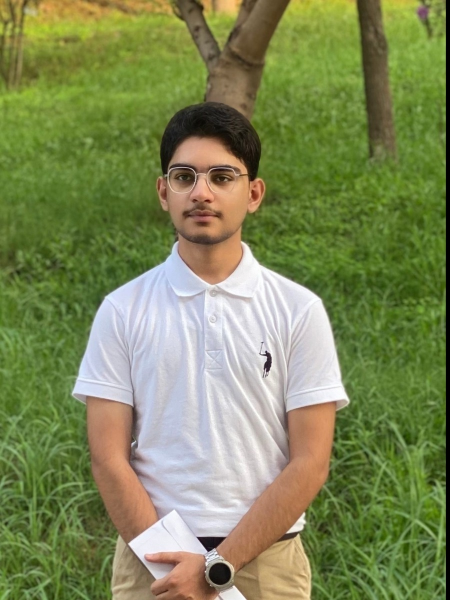
#> input picture assets/portrait.jpg, 900 x 1200 px (shown at 1/2 size); its folder holds only this picture in this run
$ python generate_identity_particle.py
#> lines starting #> are read from the running program, lines starting #| are printed output that depends on the picture
#!/usr/bin/env python3
"""
Generate assets/identity-particle.gif

Kali dragon (particles) -> dissolve -> particle portrait -> hold -> dissolve -> Kali dragon.

One fixed population of particles is used for the whole loop. Each particle owns a
position on the logo, a position in the portrait and a position in a cloud, so the
motion you see is real particle movement, not a cross-fade.

Dependencies: Pillow, NumPy only.

Inputs (defaults, relative to the repository root):
    assets/kali-logo.png    Kali dragon logo as PNG (transparent background preferred)
    assets/portrait.jpg     your portrait (.jpg/.jpeg/.png), the higher resolution the better

Usage:
    python scripts/generate_identity_particle.py
    python scripts/generate_identity_particle.py --portrait-crop 120,40,800,800
    python scripts/generate_identity_particle.py --check-only      # portrait quality report only
"""
from __future__ import annotations

import argparse
import sys
import urllib.request
from pathlib import Path

import numpy as np
from PIL import Image, ImageFilter, ImageOps, UnidentifiedImageError, ImageEnhance

ROOT = Path(__file__).resolve().parent.parent

# Face region coordinates are normalized within the square source crop.
FACE_CENTER_X = 0.50
FACE_CENTER_Y = 0.40
FACE_REGION_WIDTH = 0.46
FACE_REGION_HEIGHT = 0.57
FACE_IMPORTANCE = 2.6
PORTRAIT_PHOTO_OPACITY = 1.00
FACIAL_DETAIL_STRENGTH = 1.40
PARTICLE_OVERLAY_OPACITY = 0.10

def validate_tuning():
    vals = (FACE_CENTER_X, FACE_CENTER_Y, FACE_REGION_WIDTH, FACE_REGION_HEIGHT, FACE_IMPORTANCE, PORTRAIT_PHOTO_OPACITY, FACIAL_DETAIL_STRENGTH, PARTICLE_OVERLAY_OPACITY)
    if not all(np.isfinite(v) for v in vals):
        raise ValueError("face tuning parameters must be finite")
    if not (0 <= FACE_CENTER_X <= 1 and 0 <= FACE_CENTER_Y <= 1 and 0 < FACE_REGION_WIDTH <= 1 and 0 < FACE_REGION_HEIGHT <= 1 and 0 <= FACE_IMPORTANCE <= 10 and 0 <= PORTRAIT_PHOTO_OPACITY <= 1 and 0 < FACIAL_DETAIL_STRENGTH <= 3 and 0 <= PARTICLE_OVERLAY_OPACITY <= 1):
        raise ValueError("face tuning parameters out of range")

def face_region():
    yy, xx = np.mgrid[0:SIZE, 0:SIZE].astype(np.float32)
    return np.exp(-0.5 * (((xx / SIZE - FACE_CENTER_X) / (FACE_REGION_WIDTH / 2)) ** 2 + ((yy / SIZE - FACE_CENTER_Y) / (FACE_REGION_HEIGHT / 2)) ** 2)).astype(np.float32)


# ---------------------------------------------------------------- configuration
SIZE = 512                 # square output; logo remains particle-rendered
N_PARTICLES = 10000
FPS = 16
SEED = 94956               # fixed seed -> reproducible output
FIELD = 0.80               # fraction of the canvas the logo/portrait occupies
BG = (10, 10, 11)          # near-black
SILVER = (232, 234, 236)
GREEN = (120, 170, 140)    # muted green, used only for a faint tint in the cloud

# phase durations in seconds (total must stay inside 6-10 s)
T_LOGO_HOLD = 1.2
T_DISSOLVE = 1.3
T_FORM = 1.7
T_PORTRAIT_HOLD = 1.8
T_DISSOLVE_2 = 1.2
T_RECON = 1.6


# ---------------------------------------------------------------- helpers
def smoothstep(x: np.ndarray) -> np.ndarray:
    x = np.clip(x, 0.0, 1.0)
    return x * x * (3 - 2 * x)


def ease_in_out(x: np.ndarray) -> np.ndarray:
    x = np.clip(x, 0.0, 1.0)
    return x * x * x * (x * (x * 6 - 15) + 10)  # smootherstep


def load_image(path: Path | None, url: str | None, label: str) -> Image.Image:
    if path is not None and path.exists():
        try:
            with Image.open(path) as source:
                if source.format not in ("PNG", "JPEG", "WEBP"):
                    raise ValueError(f"unsupported {label} format: {source.format}")
                source.load()
                if min(source.size) < 2:
                    raise ValueError(f"invalid {label} dimensions: {source.size}")
                return ImageOps.exif_transpose(source).copy()
        except (OSError, ValueError, UnidentifiedImageError) as exc:
            sys.exit(f"[error] cannot load {label} {path}: {exc}")
    if url:
        print(f"[info] {label}: {path} not found, downloading {url}")
        req = urllib.request.Request(url, headers={"User-Agent": "identity-particle/1.0"})
        with urllib.request.urlopen(req, timeout=30) as r:  # noqa: S310 - user supplied URL
            import io
            return Image.open(io.BytesIO(r.read()))
    sys.exit(f"[error] {label} not found at {path}. Provide the file or pass a URL option.")


# [58 lines left out: functions hilbert_index, logo_mask, sample_logo, not called in this run]


# ---------------------------------------------------------------- portrait
def quality_report(img: Image.Image) -> list[str]:
    warnings: list[str] = []
    w, h = img.size
    print(f"[portrait] {w}x{h}px")
    if min(w, h) < 400:
        warnings.append(f"Low resolution ({w}x{h}). Facial detail will be thin; use >= 800 px on the short side.")
    g = np.asarray(img.convert("L")).astype(np.float32)
    # sharpness: variance of a Laplacian
    lap = (-4 * g[1:-1, 1:-1] + g[:-2, 1:-1] + g[2:, 1:-1] + g[1:-1, :-2] + g[1:-1, 2:])
    sharp = float(lap.var())
    contrast = float(g.std())
    print(f"[portrait] sharpness(var Laplacian)={sharp:.1f}  contrast(std)={contrast:.1f}")
    if sharp < 25:
        warnings.append("Image looks soft/blurry; a particle portrait needs a sharp, in-focus face.")
    if contrast < 35:
        warnings.append("Low tonal contrast; use even, directional lighting and a plain background.")
    return warnings


# [25 lines left out: function silhouette_mask, not called in this run]


def prepare_portrait(img: Image.Image, crop: tuple[int, int, int, int] | None) -> Image.Image:
    """One shared crop and scale for particles AND the photographic layer."""
    img = ImageOps.exif_transpose(img).convert("RGB")
    iw, ih = img.size
    if crop is not None:
        x, y, w, h = crop
        if w <= 0 or h <= 0 or x < 0 or y < 0 or x + w > iw or y + h > ih:
            raise ValueError(f"crop {crop} is outside source image {img.size}")
        img = img.crop((x, y, x + w, y + h))
    else:
        side = min(iw, ih)
        img = img.crop(((iw-side)//2, (ih-side)//2, (iw+side)//2, (ih+side)//2))
    return img.resize((512, 512), Image.Resampling.LANCZOS)


# [234 lines left out: functions photographic_layer, portrait_density, sample_portrait, match, build_cloud, segment and 3 more, not called in this run]


def main() -> None:
    ap = argparse.ArgumentParser(description=__doc__, formatter_class=argparse.RawDescriptionHelpFormatter)
    ap.add_argument("--logo", type=Path, default=ROOT / "assets/kali-logo.png")
    ap.add_argument("--logo-url", default=None, help="optional PNG URL used only if --logo is missing")
    ap.add_argument("--logo-invert", action="store_true", help="logo is light on a dark opaque background")
    ap.add_argument("--portrait", type=Path, default=None, help="default: assets/portrait.{jpg,jpeg,png}")
    ap.add_argument("--portrait-url", default=None, help="optional image URL used only if no portrait file exists")
    ap.add_argument("--portrait-crop", default=None, help="x,y,w,h crop box in source pixels (square recommended)")
    ap.add_argument("--portrait-invert", action="store_true")
    ap.add_argument("--silhouette", action="store_true",
                    help="weight head+shoulders by an automatic silhouette mask (needs a fairly plain background)")
    ap.add_argument("--out", type=Path, default=ROOT / "assets/identity-particle.gif")
    ap.add_argument("--preview-only", action="store_true", help="save logo and finished portrait previews, no GIF")
    ap.add_argument("--check-only", action="store_true", help="print portrait quality report and exit")
    ap.add_argument("--allow-low-quality", action="store_true", help="do not stop on portrait quality warnings")
    args = ap.parse_args()
    try:
        validate_tuning()
    except ValueError as exc:
        ap.error(str(exc))

    portrait_path = args.portrait
    if portrait_path is None:
        for ext in ("jpg", "jpeg", "png"):
            cand = ROOT / f"assets/portrait.{ext}"
            if cand.exists():
                portrait_path = cand
                break
    portrait = load_image(portrait_path, args.portrait_url, "portrait")
#> in load_image, source is the input picture: PIL image 900x1200 RGB; mean R, G, B 126.4, 135.9, 86.9
    warnings = quality_report(portrait)
#| [portrait] 900x1200px
#> in quality_report, `g = np.asarray(img.convert("L")).astype(np.float32)`:
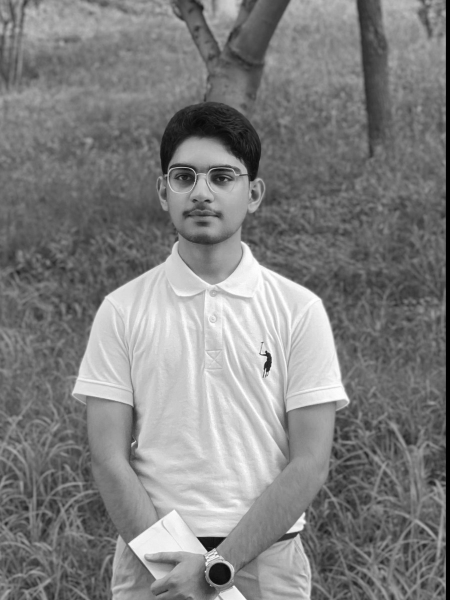
#> g: shape (1200, 900) float32 (shown at 1/2 size); min 0, max 255, mean 127.5
#> in quality_report, `lap = (-4 * g[1:-1, 1:-1] + g[:-2, 1:-1] + g[2:, 1:-1] + g[1:-1, :-2] ..`:
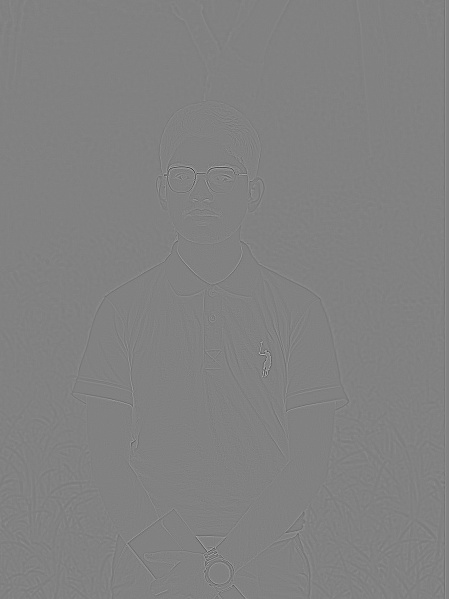
#> lap: shape (1198, 898) float32 (shown at 1/2 size); min -231, max 224, mean 0; drawn with min black and max white
#> in quality_report, `sharp = float(lap.var())`: sharp = 60.41
#> in quality_report, `contrast = float(g.std())`: contrast = 49.46
#| [portrait] sharpness(var Laplacian)=60.4  contrast(std)=49.5
#> warnings = []
    for w in warnings:
        print(f"[warn] {w}")
#> this loop made 0 passes
    if args.check_only:
        sys.exit(1 if warnings else 0)
    if warnings and not args.allow_low_quality:
        sys.exit("[stop] portrait quality is likely too low for a recognisable result. "
                 "Provide a better photo or re-run with --allow-low-quality.")

    try:
        crop = tuple(int(v) for v in args.portrait_crop.split(",")) if args.portrait_crop else None
        if crop is not None and len(crop) != 4:
            raise ValueError("crop must contain exactly x,y,w,h")
        prepared = prepare_portrait(portrait, crop)
#> in prepare_portrait, `img = img.crop(((iw-side)//2, (ih-side)//2, (iw+side)//2, (ih+side)//2))`:
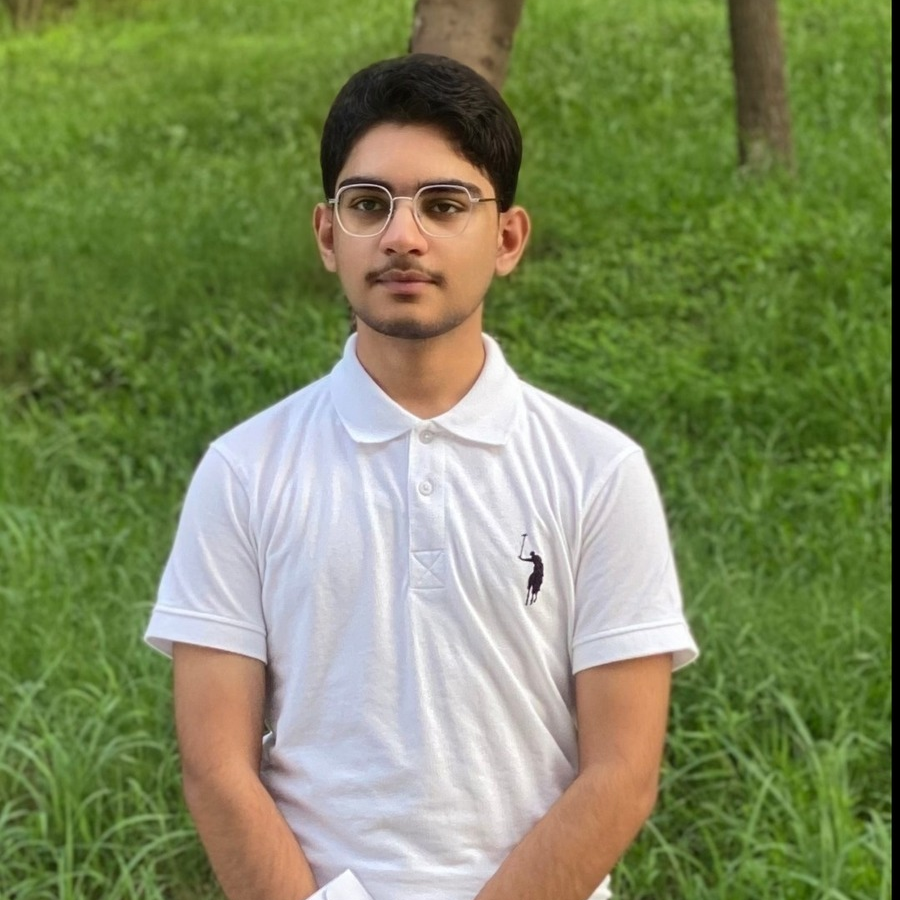
#> img: PIL image 900x900 RGB; mean R, G, B 125.9, 137.2, 92.2
    except ValueError as exc:
        sys.exit(f"[error] invalid portrait crop: {exc}")
    rng = np.random.default_rng(SEED)

    logo = load_image(args.logo, args.logo_url, "kali logo")
    l_pts = sample_logo(logo_mask(logo, args.logo_invert), N_PARTICLES, rng)
    dens, lum = portrait_density(portrait, crop, args.portrait_invert, args.silhouette)
    p_pts, p_bright = sample_portrait(dens, lum, N_PARTICLES, rng)

    photo = photographic_layer(prepared, args.portrait_invert)
    frames = build_frames(l_pts, p_pts, p_bright, rng, photo, args.preview_only)
    if args.preview_only:
        try:
            directory = ROOT / "assets"
            directory.mkdir(parents=True, exist_ok=True)
            frames[0].convert("RGB").save(directory / "preview-logo.png")
            frames[1].convert("RGB").save(directory / "preview-portrait.png")
            frames[1].convert("RGB").resize((360, 360), Image.Resampling.LANCZOS).save(directory / "preview-portrait-readme.png")
        except OSError as exc:
            sys.exit(f"[error] preview writing failed: {exc}")
        print(f"[done] previews written to {directory}")
        return
    args.out.parent.mkdir(parents=True, exist_ok=True)
    try:
        frames[0].save(args.out, save_all=True, append_images=frames[1:], duration=int(1000 / FPS),
                       loop=0, optimize=False, disposal=1)
    except OSError as exc:
        sys.exit(f"[error] GIF writing failed: {exc}")
    kb = args.out.stat().st_size / 1024
    print(f"[done] {args.out}  {len(frames)} frames @ {FPS} fps = {len(frames) / FPS:.1f}s  {kb:.0f} KB")


if __name__ == "__main__":
#> (the run stopped early here; a loop or call above may not have finished)

$ run again, on assets/portrait.png
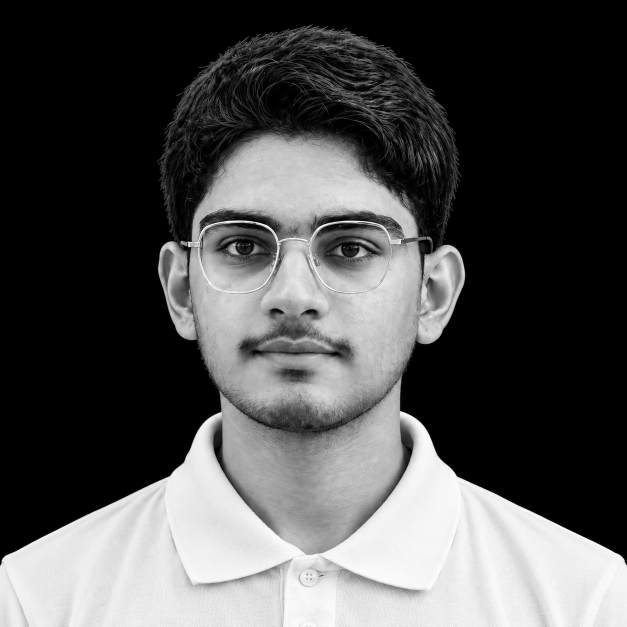
#> input picture assets/portrait.png, 1254 x 1254 px, given in place of portrait.jpg, which was not available (shown at 1/2 size)
#> in load_image, source is the input picture: PIL image 1254x1254 RGB; mean R, G, B 79.9, 79.8, 79.8
#| [portrait] 1254x1254px
#> sharp = 336.9
#> contrast = 98.72
#| [portrait] sharpness(var Laplacian)=336.9  contrast(std)=98.7
#> warnings = []
#> in prepare_portrait, `return img.resize((512, 512), Image.Resampling.LANCZOS)`:
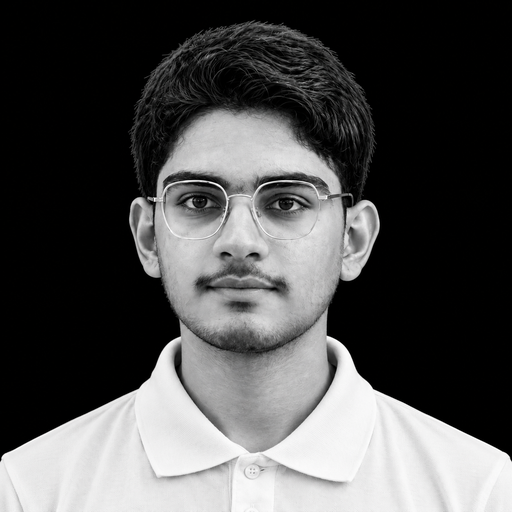
#> returned value: PIL image 512x512 RGB; mean R, G, B 79.9, 79.8, 79.8
